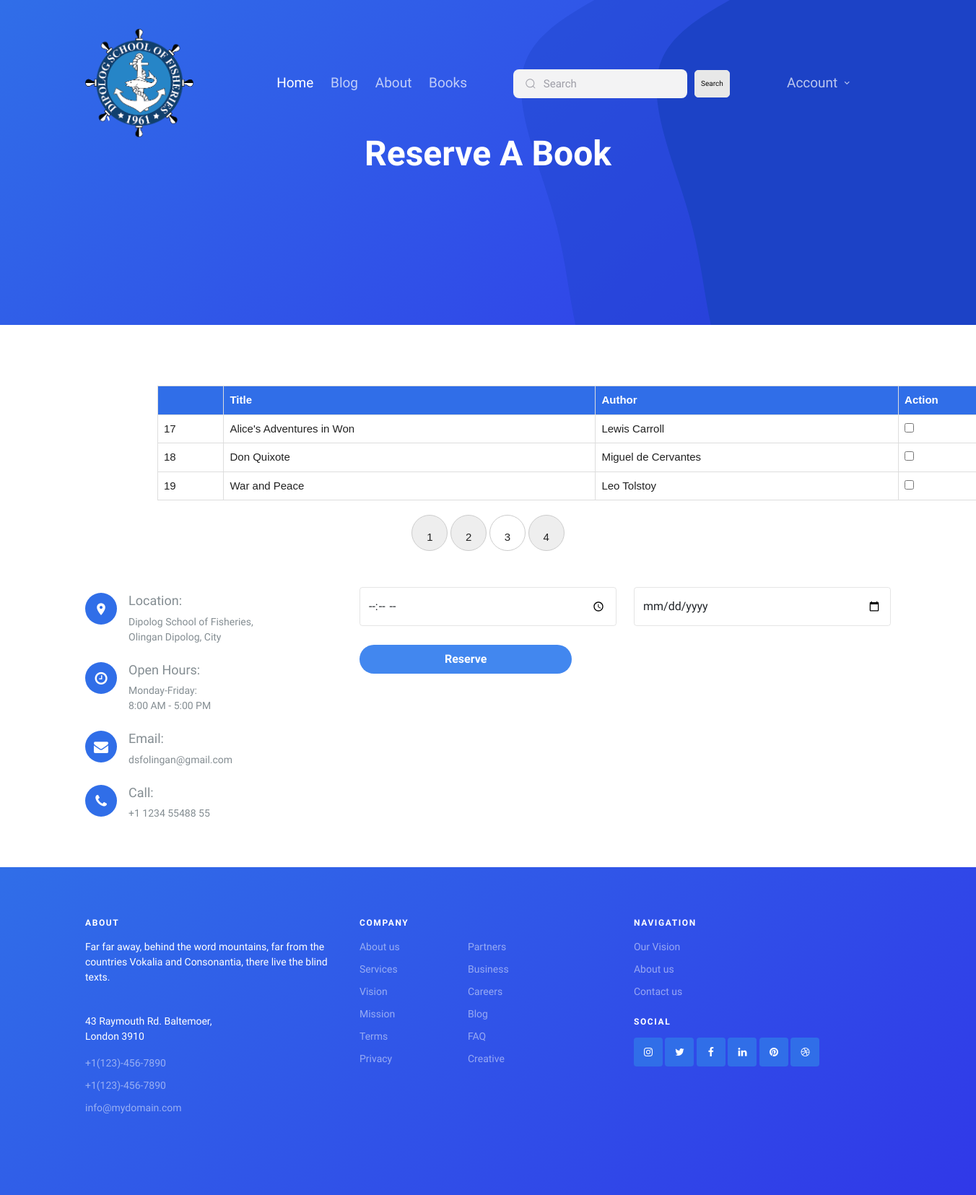
/books.php?page=3 (signed in), run on the app's committed database.
### tables this page shows
CREATE TABLE booklist (
    book_id INT AUTO_INCREMENT PRIMARY KEY,
    title VARCHAR(25) NOT NULL,
    author VARCHAR(25) NOT NULL,
    about VARCHAR(300) NOT NULL,
    status VARCHAR(25) DEFAULT 'available'
     );

### books.php (the view, shortened to what this page needs)
<!doctype html>
<html lang="en">
<head>
	<link rel="stylesheet" href="fonts/icomoon/style.css">
	<link rel="stylesheet" href="fonts/flaticon/font/flaticon.css">
	<link rel="stylesheet" href="https://cdn.jsdelivr.net/npm/bootstrap-icons@1.8.1/font/bootstrap-icons.css">
	<link rel="stylesheet" href="css/tiny-slider.css">
	<link rel="stylesheet" href="css/aos.css">
	<link rel="stylesheet" href="css/glightbox.min.css">
	<link rel="stylesheet" href="css/style.css">
	<link rel="stylesheet" href="css/style2.css">
	<link rel="stylesheet" href="css/flatpickr.min.css">
</head>
<body>
	<nav class="site-nav">
		<div class="container">
			<div class="menu-bg-wrap">
				<div class="site-navigation">
					<div class="row g-0 align-items-center">
					<div class="col-2">
							<a href="index.php" class="logo" >
								<img src="images/logo.png" alt="" width="150px" height="150px">
							</a>
						</div>
						<div class="col-8 text-center ">
							<ul class="js-clone-nav d-none d-lg-inline-block text-start site-menu mx-auto">
								<li class="active"><a href="index.php">Home</a></li>
								<li><a href="blog.php">Blog</a></li>
								<li><a href="about.php">About</a></li>
								<li><a href="Books.php">Books</a></li>
								<li><div class="group">
												 <input class="input" type="search" id="searchInput" placeholder="Search">
 												   <button type="button" class="button1" onclick="searchAndHighlight()">Search</button>
								</div></li>
							</ul>
						</div>
								<div class="col-2 text-end">
									<div class="accouont">
									<div class="col-8 text-center ">
										<ul class="js-clone-nav d-none d-lg-inline-block text-start site-menu mx-auto">
											<li class="has-children">
												<a href="">Account</a>
											</li>
										</ul>
									</div>
								</div>
							  </div>
						</div>
					</div>
				</div>
			</div>
	</nav>
	<div class="hero overlay inner-page">
    <img src="images/blob.svg" alt="" class="img-fluid blob">
    <div class="container">
      <div class="row align-items-center justify-content-center text-center pt-5">
        <div class="col-lg-6">
          <h1 class="heading text-white mb-3" data-aos="fade-up" >Reserve A Book</h1>
					<form action="" method="post">
			    </div>
			</div>
		</div>
	</div>
	<div class="section">
		<div class="container">
		<table cellspacing="0" cellpadding="2" id="book-table" >
<thead>
	<tr>
		<th>  </th>
		<th> Title </th>
		<th> Author </th>
		<th> Action </th>
	</tr>
</thead></center>
<tbody>
<?php
include('conn.php');
if (isset($_GET["page"])) {
    $page = $_GET["page"];
} else {
    $page = 1;
}
$start_from = ($page - 1) * 8;
$sql = "SELECT * FROM booklist WHERE status='available' ORDER BY book_id ASC LIMIT $start_from, 8";
$result = $con->prepare($sql);
$result->execute();
while ($row = $result->fetch()) {
?>
    <tr class="record">
        <td><?php echo $row['book_id']; ?></td>
		<td><?php echo $row['title']; ?></td>
        <td><?php echo $row['author']; ?></td>
        <td>
            <input type="checkbox" name="selected_books[]" value="<?php echo $row['book_id']; ?>">
        </td>
    </tr>
<?php
}
?>
</tbody>
</table>
<div class="custom-navigation"  id="pagination">
	<?php
	$result = $con->prepare("SELECT COUNT(book_id) FROM booklist");
	$result->execute();
	$row = $result->fetch();
	$total_records = $row[0];
	$total_pages = ceil($total_records / 5);
	for ($i=1; $i<=$total_pages; $i++) {
				echo "<a href='books.php?page=".$i."'";
				if($page==$i)
				{
				echo "id=active";
				}
				echo ">";
				echo "".$i."</a> ";
	};
	?>
</div>
			<div class="row">
				<div class="col-lg-4 mb-5 mb-lg-0" data-aos="fade-up" data-aos-delay="100">
					<div class="contact-info">
						<div class="address mt-2">
							<i class="icon-room"></i>
							<h4 class="mb-2">Location:</h4>
							<p>Dipolog School of Fisheries,<br> Olingan Dipolog, City</p>
						</div>
						<div class="open-hours mt-4">
							<i class="icon-clock-o"></i>
							<h4 class="mb-2">Open Hours:</h4>
							<p>
								Monday-Friday:<br>
								8:00 AM - 5:00 PM
							</p>
						</div>
						<div class="email mt-4">
							<i class="icon-envelope"></i>
							<h4 class="mb-2">Email:</h4>
							<p>dsfolingan@gmail.com</p>
						</div>
						<div class="phone mt-4">
							<i class="icon-phone"></i>
							<h4 class="mb-2">Call:</h4>
							<p>+1 1234 55488 55</p>
						</div>
					</div>
				</div>
				<div class="col-lg-8" data-aos="fade-up" data-aos-delay="200">
						<div class="row">
							<div class="col-6 mb-3">
								<input type="time" class="form-control" name="timess" placeholder="TIME">
							</div>
							<div class="col-6 mb-3">
								<input type="date" class="form-control" name="dates" placeholder="DATE">
							</div>
							<div class="col-12">
							<button class="button2" type="submit" value="submit" name="submit">Reserve</button>
							</div>
						</div>
			</div>
			</div>
		</div>
	</div>
	<div class="site-footer">
		<div class="container">
			<div class="row">
				<div class="col-lg-4">
					<div class="widget">
						<h3>About</h3>
						<p>Far far away, behind the word mountains, far from the countries Vokalia and Consonantia, there live the blind texts.</p>
					</div>
					<div class="widget">
						<address>43 Raymouth Rd. Baltemoer, <br> London 3910</address>
						<ul class="list-unstyled links">
							<li><a href="tel://11234567890">+1(123)-456-7890</a></li>
							<li><a href="tel://11234567890">+1(123)-456-7890</a></li>
							<li><a href="mailto:info@mydomain.com">info@mydomain.com</a></li>
						</ul>
					</div>
				</div>
				<div class="col-lg-4">
					<div class="widget">
						<h3>Company</h3>
						<ul class="list-unstyled float-start links">
							<li><a href="#">About us</a></li>
							<li><a href="#">Services</a></li>
							<li><a href="#">Vision</a></li>
							<li><a href="#">Mission</a></li>
							<li><a href="#">Terms</a></li>
							<li><a href="#">Privacy</a></li>
						</ul>
						<ul class="list-unstyled float-start links">
							<li><a href="#">Partners</a></li>
							<li><a href="#">Business</a></li>
							<li><a href="#">Careers</a></li>
							<li><a href="#">Blog</a></li>
							<li><a href="#">FAQ</a></li>
							<li><a href="#">Creative</a></li>
						</ul>
					</div>
				</div>
				<div class="col-lg-4">
					<div class="widget">
						<h3>Navigation</h3>
						<ul class="list-unstyled links mb-4">
							<li><a href="#">Our Vision</a></li>
							<li><a href="#">About us</a></li>
							<li><a href="#">Contact us</a></li>
						</ul>
						<h3>Social</h3>
						<ul class="list-unstyled social">
							<li><a href="#"><span class="icon-instagram"></span></a></li>
							<li><a href="#"><span class="icon-twitter"></span></a></li>
							<li><a href="#"><span class="icon-facebook"></span></a></li>
							<li><a href="#"><span class="icon-linkedin"></span></a></li>
							<li><a href="#"><span class="icon-pinterest"></span></a></li>
							<li><a href="#"><span class="icon-dribbble"></span></a></li>
						</ul>
					</div>
				</div>
			</div>
      </div>
    </div>
  </body>
  </html>

### css/style2.css (style rules this page uses)
.group { display: flex; line-height: 28px; align-items: center; position: relative; width: 350px; }
.input { width: 100%; height: 40px; line-height: 28px; padding: 0 1rem; padding-left: 2.5rem; border: 2px solid transparent; border-radius: 8px; outline: none; background-color: #f3f3f4; color: #0d0c22; transition: 0.3s ease; margin-left: 50px; margin-right: 10px; }
.input::placeholder { color: #9e9ea7; }
.icon { margin-left: 50px; position: absolute; left: 1rem; fill: #9e9ea7; width: 1rem; height: 1rem; }
form { display: flex; align-items: center; flex-direction: column; padding: 32px 24px 24px; gap: 16px; text-align: center; }
.button2 { background-color: #4287ef; color: white; width: 40%; height: 40px; padding-top: 8px; padding-bottom: 8px; border: 0; overflow: hidden; border-radius: 25px; font-size: 1rem; font-weight: 600; cursor: pointer; transition: all 1s ease-in-out; }
.button1 { color: #090909; padding: 4px 8px; font-size: 10px; border-radius: 0.5em; background: #e8e8e8; cursor: pointer; border: 1px solid #e8e8e8; transition: all 0.3s; }
table { font-family: arial, sans-serif; border-collapse: collapse; width: 100%; }
td, th { border: 1px solid #dddddd; text-align: left; padding: 8px; }

### books.php (style rules this page uses)
table { width: 1200px; border-collapse: collapse; margin-top: 20px; margin-left: 100px; }
th { background-color: #306EE8; border: 1px solid #ddd; padding: 8px; text-align: left; color: #fff; }
td { border: 1px solid #ddd; padding: 8px; background-color: #fff; color: #222222; }
tr { background-color: #f2f2f2; }
#pagination { text-align: center; margin-top: 20px; }
#pagination a { border: 1px solid #CCCCCC; padding: 5px 10px; font-family: arial; text-decoration: none; background: none repeat scroll 0 0 #EEEEEE; color: #222222; }
a#active { background-color: #FFFFFF; }
.custom-navigation { margin-bottom: 50px; }

### data on the page
booklist: book_id "17", title "Alice's Adventures in Won", author "Lewis Carroll"
booklist: book_id "18", title "Don Quixote", author "Miguel de Cervantes"
booklist: book_id "19", title "War and Peace", author "Leo Tolstoy"
